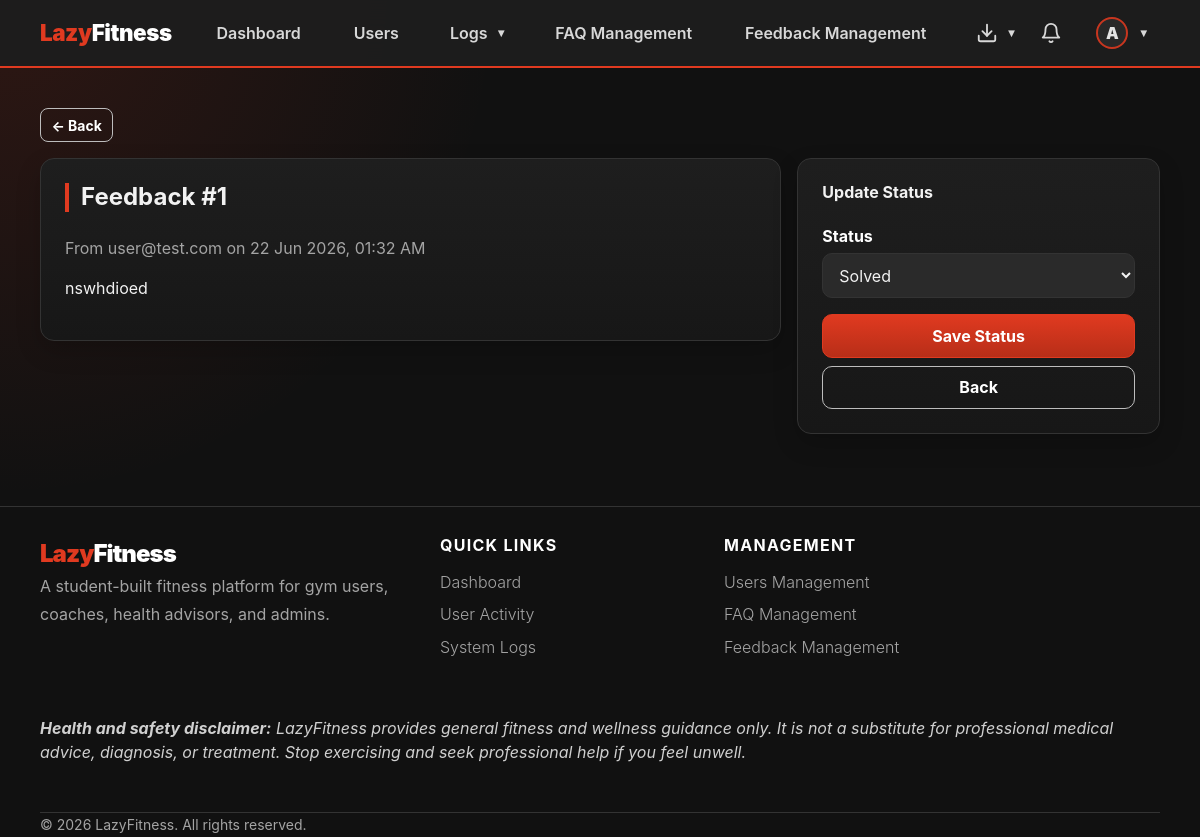
Screenshot of /admin-panel/feedback/1/ (signed in) with the database file from the repository.
### apps/accounts/models.py (models this page shows, shortened)
class User(AbstractBaseUser, PermissionsMixin):
    ROLE_CHOICES = [
        ('gym_user',       'Gym User'),
        ('fitness_coach',  'Fitness Coach'),
        ('health_advisor', 'Health Advisor'),
        ('admin',          'Admin'),
    ]
    username_validator = RegexValidator(
        regex=r'^[\w.@+-]+$',
        message='Username may contain letters, numbers, and @/./+/-/_ characters only.',
    )
    username    = models.CharField(max_length=150, unique=True, validators=[username_validator])
    email       = models.EmailField(unique=True)
    profile_picture = models.ImageField(
        upload_to='profile_pictures/',
        blank=True,
        null=True,
        help_text='Optional profile picture used across LazyFitness.',
    )
    role        = models.CharField(max_length=20, choices=ROLE_CHOICES)
    is_active   = models.BooleanField(default=True)   # userStatus
    is_staff    = models.BooleanField(default=False)
    date_joined = models.DateTimeField(auto_now_add=True)
    USERNAME_FIELD  = 'username'
    REQUIRED_FIELDS = ['email', 'role']
    objects = UserManager()
    @property
    def display_name(self):
        profile_fields = [
            ('gymuser', 'user_name'),
            ('coach', 'coach_name'),
            ('healthadvisor', 'advisor_name'),
            ('adminprofile', 'admin_name'),
        ]
        for relation, field in profile_fields:
            try:
                profile = getattr(self, relation)
            except Exception:
                profile = None
            value = getattr(profile, field, '') if profile else ''
            if value:
                return value
        return self.username or self.email
    @property
    def avatar_initial(self):
        name = self.display_name or self.username or self.email or '?'
        return name.strip()[:1].upper()
    @property
    def is_gym_user(self):
        return self.role == 'gym_user'
    @property
    def is_coach(self):
        return self.role == 'fitness_coach'
    @property
    def is_health_advisor(self):
        return self.role == 'health_advisor'
    @property
    def is_admin_user(self):
        return self.role == 'admin'

### apps/admin_panel/models.py (models this page shows, shortened)
class AdminProfile(models.Model):
    user = models.OneToOneField(User, on_delete=models.CASCADE, primary_key=True)
    admin_name = models.CharField(max_length=255)

class Feedback(models.Model):
    TYPE_CHOICES = [
        ('bug_report', 'Report Bug'),
        ('feature_request', 'Feature Request'),
        ('user_report', 'Report User'),
        ('account_issue', 'Account Issue'),
        ('system_performance', 'System Performance'),
        ('general_inquiry', 'General Inquiry'),
        ('other', 'Other'),
    ]
    STATUS_CHOICES = [
        ('unsolved', 'Unsolved'),
        ('viewed', 'Viewed'),
        ('solved', 'Solved'),
    ]
    submitter = models.ForeignKey(User, on_delete=models.CASCADE)
    title = models.CharField(max_length=255)
    comment = models.TextField()
    feedback_type = models.CharField(max_length=30, choices=TYPE_CHOICES, default='general_inquiry')
    attachment = models.FileField(upload_to='feedback_attachments/', blank=True, null=True)
    status = models.CharField(max_length=15, choices=STATUS_CHOICES, default='unsolved')
    viewed_at = models.DateTimeField(null=True, blank=True)
    created_at = models.DateTimeField(auto_now_add=True)

### apps/admin_panel/views.py (the view)
# urls.py: path('feedback/<int:feedback_id>/', views.feedback_detail, name='feedback_detail'),
@admin_required
def feedback_detail(request, feedback_id):
    feedback = get_object_or_404(Feedback.objects.select_related('submitter'), pk=feedback_id)
    if feedback.status == 'unsolved' and not feedback.viewed_at:
        feedback.status = 'viewed'
        feedback.viewed_at = timezone.now()
        feedback.save(update_fields=['status', 'viewed_at'])
    if request.method == 'POST':
        form = FeedbackStatusForm(request.POST, instance=feedback)
        if form.is_valid():
            feedback = form.save(commit=False)
            feedback.save()
            SystemLog.record('feedback_updated', f"Feedback #{feedback.id} marked {feedback.status}", user=request.user, module='Feedback')
            messages.success(request, f'Feedback marked as {feedback.get_status_display()}.')
            return redirect('admin_panel:feedback_detail', feedback_id=feedback.id)
        messages.error(request, 'Please correct the highlighted feedback errors.')
    else:
        form = FeedbackStatusForm(instance=feedback)
    return render(request, 'admin_panel/feedback_detail.html', {'feedback': feedback, 'form': form})

### apps/admin_panel/forms.py
class FeedbackStatusForm(forms.ModelForm):
    class Meta:
        model = Feedback
        fields = ['status']
    def __init__(self, *args, **kwargs):
        super().__init__(*args, **kwargs)
        apply_plain_ui(self)

### apps/accounts/forms.py (called while the page is built)
def apply_plain_ui(form):
    for name, field in form.fields.items():
        css_class = 'form-select' if isinstance(field.widget, forms.Select) else 'form-control'
        if isinstance(field.widget, forms.CheckboxInput):
            css_class = 'form-check-input'
        if isinstance(field.widget, forms.ClearableFileInput):
            css_class = 'form-control'
        existing = field.widget.attrs.get('class', '')
        field.widget.attrs['class'] = f'{existing} {css_class}'.strip()
        if isinstance(field.widget, forms.Textarea):
            field.widget.attrs.setdefault('rows', 4)
        if not field.widget.attrs.get('placeholder') and not isinstance(field.widget, (forms.Select, forms.CheckboxInput, forms.ClearableFileInput)):
            field.widget.attrs['placeholder'] = field.label or name.replace('_', ' ').title()

### apps/gym_user/messaging.py (called while the page is built)
def unread_count_for_user(user, conversations=None):
    qs = Message.objects.exclude(sender=user).exclude(read_by=user)
    if conversations is not None:
        qs = qs.filter(conversation__in=conversations)
    else:
        qs = qs.filter(conversation__participants=user)
    return qs.distinct().count()

### lazyfitness/view_helpers.py (called while the page is built)
def role_fallback_url(user):
    if getattr(user, 'is_authenticated', False):
        if getattr(user, 'role', '') == 'gym_user':
            return reverse('gym_user:dashboard')
        if getattr(user, 'role', '') == 'fitness_coach':
            return reverse('coach:dashboard')
        if getattr(user, 'role', '') == 'health_advisor':
            return reverse('health_advisor:dashboard')
        if getattr(user, 'role', '') == 'admin':
            return reverse('admin_panel:dashboard')
    return reverse('landing')

### templates/admin_panel/feedback_detail.html (shortened to what this page needs)
{% extends "shared/base.html" %}
{% block content %}
<div class="row g-4">
    <div class="col-lg-8">
        <div class="card p-4">
            <h2 class="section-title">Feedback #{{ feedback.id }}</h2>
            <p class="text-secondary">From {{ feedback.submitter.email }} on {{ feedback.created_at|date:"d M Y, h:i A" }}</p>
            <p>{{ feedback.comment|linebreaksbr }}</p>
        </div>
    </div>
    <div class="col-lg-4">
        <div class="card p-4">
            <h4>Update Status</h4>
            <form method="post">
                {% for field in form %}
                    <div class="mb-3">
                        <label class="form-label">{{ field.label }}</label>
                        {{ field }}
                    </div>
                {% endfor %}
                <button class="btn btn-primary w-100">Save Status</button>
            </form>
            <a class="btn btn-outline-light w-100 mt-2" href="{% url 'admin_panel:feedback_list' %}">Back</a>
        </div>
    </div>
</div>
{% endblock %}

### templates/shared/base.html (shortened to what this page needs)
{% load static %}
<!DOCTYPE html>
<html lang="en">
<head>
  <link href="{% static 'css/lazyfitness.css' %}" rel="stylesheet">
</head>
<body>
<nav class="navbar navbar-expand-lg navbar-dark sticky-top" aria-label="Primary navigation">
  <div class="container nav-container">
    {% if user.is_authenticated %}
      {% if user.is_gym_user %}
        <a class="navbar-brand" href="{% url 'gym_user:dashboard' %}">Lazy<span class="text-white">Fitness</span></a>
      {% elif user.is_coach %}
        <a class="navbar-brand" href="{% url 'coach:dashboard' %}">Lazy<span class="text-white">Fitness</span></a>
      {% elif user.is_health_advisor %}
        <a class="navbar-brand" href="{% url 'health_advisor:dashboard' %}">Lazy<span class="text-white">Fitness</span></a>
      {% elif user.is_admin_user %}
        <a class="navbar-brand" href="{% url 'admin_panel:dashboard' %}">Lazy<span class="text-white">Fitness</span></a>
      {% else %}
        <a class="navbar-brand" href="{% url 'landing' %}">Lazy<span class="text-white">Fitness</span></a>
      {% endif %}
    {% else %}
      <a class="navbar-brand" href="{% url 'landing' %}">Lazy<span class="text-white">Fitness</span></a>
    {% endif %}
    <div class="navbar-collapse collapse" id="nav">
      {% if user.is_authenticated %}
        <ul class="navbar-nav main-nav mx-auto align-items-lg-center justify-content-lg-center flex-grow-1 gap-lg-4 px-lg-3 flex-nowrap">
          {% if user.is_gym_user %}
            <li class="nav-item"><a class="nav-link" href="{% url 'gym_user:dashboard' %}">Dashboard</a></li>
            <li class="nav-item dropdown profile-hover-dropdown">
              <a class="nav-link dropdown-toggle" href="#" data-lf-toggle="dropdown" role="button" aria-expanded="false">My Fitness</a>
              <ul class="dropdown-menu dropdown-menu-dark profile-centered-menu">
                <li><a class="dropdown-item" href="{% url 'gym_user:workout_select' %}">Workouts</a></li>
                <li><a class="dropdown-item" href="{% url 'gym_user:schedule' %}">Schedule</a></li>
                <li><a class="dropdown-item" href="{% url 'gym_user:progress' %}">Progress</a></li>
              </ul>
            </li>
            <li class="nav-item"><a class="nav-link" href="{% url 'gym_user:recommendation_list' %}">Health Recommendations</a></li>
            <li class="nav-item"><a class="nav-link" href="{% url 'accounts:submit_feedback' %}">Feedback</a></li>
            <li class="nav-item"><a class="nav-link" href="{% url 'faq_public' %}">FAQ</a></li>
          {% elif user.is_admin_user %}
            <li class="nav-item"><a class="nav-link" href="{% url 'admin_panel:dashboard' %}">Dashboard</a></li>
            <li class="nav-item"><a class="nav-link" href="{% url 'admin_panel:user_list' %}">Users</a></li>
            <li class="nav-item dropdown profile-hover-dropdown">
              <a class="nav-link dropdown-toggle" href="#" data-lf-toggle="dropdown" role="button" aria-expanded="false">Logs</a>
            </li>
            <li class="nav-item"><a class="nav-link" href="{% url 'admin_panel:faq_list' %}">FAQ Management</a></li>
            <li class="nav-item"><a class="nav-link" href="{% url 'admin_panel:feedback_list' %}">Feedback Management</a></li>
          {% endif %}
        </ul>
        <ul class="navbar-nav nav-actions ms-lg-auto align-items-center gap-2 gap-lg-3 flex-row flex-nowrap justify-content-end">
          {% if user.is_admin_user %}
            <li class="nav-item dropdown profile-hover-dropdown ms-2">
              <a class="nav-link nav-icon-link dropdown-toggle" href="#" data-lf-toggle="dropdown" role="button" aria-expanded="false" aria-label="Exports">
                <div class="icon-wrapper">
                  <svg width="22" height="22" viewBox="0 0 24 24" fill="none" stroke="currentColor" stroke-width="2" stroke-linecap="round" stroke-linejoin="round">
                    <path d="M21 15v4a2 2 0 0 1-2 2H5a2 2 0 0 1-2-2v-4"></path>
                    <polyline points="7 10 12 15 17 10"></polyline>
                    <line x1="12" y1="15" x2="12" y2="3"></line>
                  </svg>
                </div>
              </a>
            </li>
          {% endif %}
          <li class="nav-item">
            <a class="nav-link nav-icon-link" href="{% url 'accounts:notifications' %}" title="Notifications">
              <div class="icon-wrapper">
                <svg width="22" height="22" viewBox="0 0 24 24" fill="none" stroke="currentColor" stroke-width="2" stroke-linecap="round" stroke-linejoin="round"><path d="M18 8A6 6 0 0 0 6 8c0 7-3 9-3 9h18s-3-2-3-9"></path><path d="M13.73 21a2 2 0 0 1-3.46 0"></path></svg>
              </div>
            </a>
          </li>
          <li class="nav-item dropdown profile-hover-dropdown ms-1 flex-shrink-0">
            <a class="nav-link d-flex align-items-center gap-2 dropdown-toggle" href="#" role="button" data-lf-toggle="dropdown" aria-expanded="false">
              {% if user.profile_picture %}
                <img src="{{ user.profile_picture.url }}" alt="{{ user.username }} profile picture" class="rounded-circle avatar-sm">
              {% else %}
                <span class="avatar-initial-sm">{{ user.avatar_initial }}</span>
              {% endif %}
            </a>
          </li>
        </ul>
      {% endif %}
    </div>
  </div>
</nav>
<main class="container mt-4 pb-5">
  {% if user.is_authenticated %}
    <div class="mb-3">
      <button class="btn btn-outline-light btn-sm" type="button" data-lf-back data-fallback="{{ nav_back_fallback|default:'/' }}">← Back</button>
    </div>
  {% endif %}
  {% block content %}{% endblock %}
</main>
<footer class="site-footer py-5 mt-4">
  <div class="container">
    <div class="row gy-4">
      <div class="col-lg-6 col-md-12 footer-brand">
        <div class="footer-logo">Lazy<span>Fitness</span></div>
        <p class="footer-copy text-muted pe-lg-5">A student-built fitness platform for gym users, coaches, health advisors, and admins.</p>
      </div>
      {% if user.is_authenticated %}
        <div class="col-lg-3 col-md-6">
          <h5 class="footer-heading">Quick Links</h5>
          <ul class="footer-links">
            {% if user.is_gym_user %}
              <li class="footer-link"><a href="{% url 'gym_user:dashboard' %}">Dashboard</a></li>
              <li class="footer-link"><a href="{% url 'gym_user:workout_select' %}">Workouts</a></li>
              <li class="footer-link"><a href="{% url 'gym_user:schedule' %}">Schedule</a></li>
              <li class="footer-link"><a href="{% url 'gym_user:progress' %}">Progress</a></li>
              <li class="footer-link"><a href="{% url 'gym_user:recommendation_list' %}">Health Recommendations</a></li>
            {% elif user.is_admin_user %}
              <li class="footer-link"><a href="{% url 'admin_panel:dashboard' %}">Dashboard</a></li>
              <li class="footer-link"><a href="{% url 'admin_panel:login_activity_list' %}">User Activity</a></li>
              <li class="footer-link"><a href="{% url 'admin_panel:system_log_list' %}">System Logs</a></li>
            {% endif %}
          </ul>
        </div>
        <div class="col-lg-3 col-md-6">
          {% if user.is_admin_user %}
            <h5 class="footer-heading">Management</h5>
            <ul class="footer-links">
              <li class="footer-link"><a href="{% url 'admin_panel:user_list' %}">Users Management</a></li>
              <li class="footer-link"><a href="{% url 'admin_panel:faq_list' %}">FAQ Management</a></li>
              <li class="footer-link"><a href="{% url 'admin_panel:feedback_list' %}">Feedback Management</a></li>
            </ul>
          {% else %}
            <h5 class="footer-heading">Support</h5>
            <ul class="footer-links">
              <li class="footer-link"><a href="{% url 'accounts:submit_feedback' %}">Feedback</a></li>
              <li class="footer-link"><a href="{% url 'faq_public' %}">FAQ</a></li>
            </ul>
          {% endif %}
        </div>
      {% endif %}
    </div>
    <div class="lf-footer-disclaimer py-4 mt-4"><i>
        <strong>Health and safety disclaimer:</strong>
        LazyFitness provides general fitness and wellness guidance only. It is not a substitute for professional medical advice, diagnosis, or treatment. Stop exercising and seek professional help if you feel unwell.
    </i></div>
    <div class="footer-bottom mt-4 pt-4 border-top">
      <p class="footer-copy small mb-0">© {% now "Y" %} LazyFitness. All rights reserved.</p>
    </div>
  </div>
</footer>
</body>
</html>

### rows the page displays
User: avatar_initial "A"
Feedback: id "1", submitter.email "user@test.com", created_at "22 Jun 2026, 01:32 AM", comment "nswhdioed", form "Solved"

### other values shown
{{ field.label }} "Status"
